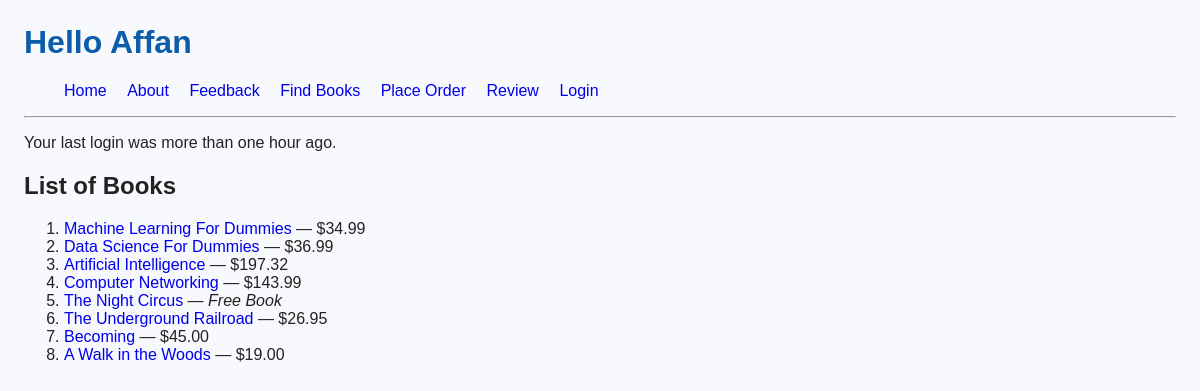
The page /myapp/ on the database its author committed.
### myapp/models.py (models this page shows, shortened)
class Book(models.Model):
    CATEGORY_CHOICES = [
        ('S', 'Science & Tech'),
        ('F', 'Fiction'),
        ('B', 'Biography'),
        ('T', 'Travel'),
    ]
    title = models.CharField(max_length=300)
    category = models.CharField(max_length=1, choices=CATEGORY_CHOICES)
    pages = models.PositiveIntegerField()
    price = models.DecimalField(max_digits=8, decimal_places=2)
    publisher = models.ForeignKey(Publisher, on_delete=models.CASCADE)
    description = models.TextField(blank=True, null=True)
    num_reviews = models.PositiveIntegerField(default=0)

### myapp/views.py (the view)
# urls.py: path('', views.index, name='index'),              # /myapp/
def index(request):
    booklist = Book.objects.all().order_by('id')
    last_login = request.session.get('last_login', None)
    if last_login:
        last_login_msg = f"Your last login was at: {last_login}"
    else:
        last_login_msg = "Your last login was more than one hour ago."
    return render(request, 'myapp/index.html', {
        'booklist': booklist,
        'last_login_msg': last_login_msg,
    })

### myapp/templates/myapp/index.html (shortened to what this page needs)
{% extends 'myapp/base.html' %}
{% block myhdg %}Hello Affan{% endblock %}
{% block body_block %}
  <p>{{ last_login_msg }}</p>
  {% if booklist %}
    <h2>List of Books</h2>
    <ol>
      {% for book in booklist %}
        <li>
          <a href="{% url 'myapp:detail' book.id %}">{{ book.title }}</a>
          {% if book.price == 0 %} — <em>Free Book</em>{% else %} — ${{ book.price }}{% endif %}
        </li>
      {% endfor %}
    </ol>
  {% else %}
    <strong>There are no available books!</strong>
  {% endif %}
{% endblock %}

### myapp/templates/myapp/base.html (shortened to what this page needs)
<!DOCTYPE html>
{% load static %}
<html lang="en">
<head>
  <link rel="stylesheet" href="{% static 'myapp/style.css' %}">
</head>
<body>
  <h1>{% block myhdg %}Hello User{% endblock %}</h1>
  <ul>
      <li class="hbar1"><a href="{% url 'myapp:index' %}">Home</a></li>
      <li class="hbar1"><a href="{% url 'myapp:about' %}">About</a></li>
      <li class="hbar1"><a href="{% url 'myapp:feedback1' %}">Feedback</a></li>
      <li class="hbar1"><a href="{% url 'myapp:findbooks' %}">Find Books</a></li>
      <li class="hbar1"><a href="{% url 'myapp:place_order' %}">Place Order</a></li>
      <li class="hbar1"><a href="{% url 'myapp:review' %}">Review</a></li>
      {% if user.is_authenticated %}
          <li class="hbar1"><a href="{% url 'myapp:user_logout' %}">Logout</a></li>
        {% else %}
            <li class="hbar1"><a href="{% url 'myapp:user_login' %}">Login</a></li>
        {% endif %}
  </ul>
  <hr>
  {% block body_block %}{% endblock %}
</body>
</html>

### myapp/static/myapp/style.css (style rules this page uses)
body { background:#f7f9fc; color:#222; font-family: Arial, Helvetica, sans-serif; margin:24px; }
a { text-decoration:none; }
h1 { color:#0b5cab; }
.hbar1 { display:inline; margin-right:16px; }

### rows shown on the page
Book: title "Machine Learning For Dummies", price "34.99"
Book: title "Data Science For Dummies", price "36.99"
Book: title "Artificial Intelligence", price "197.32"
Book: title "Computer Networking", price "143.99"
Book: title "The Night Circus", price "Free Book"
Book: title "The Underground Railroad", price "26.95"
Book: title "Becoming", price "45.00"
Book: title "A Walk in the Woods", price "19.00"

### other values the page prints
{{ last_login_msg }} "Your last login was more than one hour ago."
